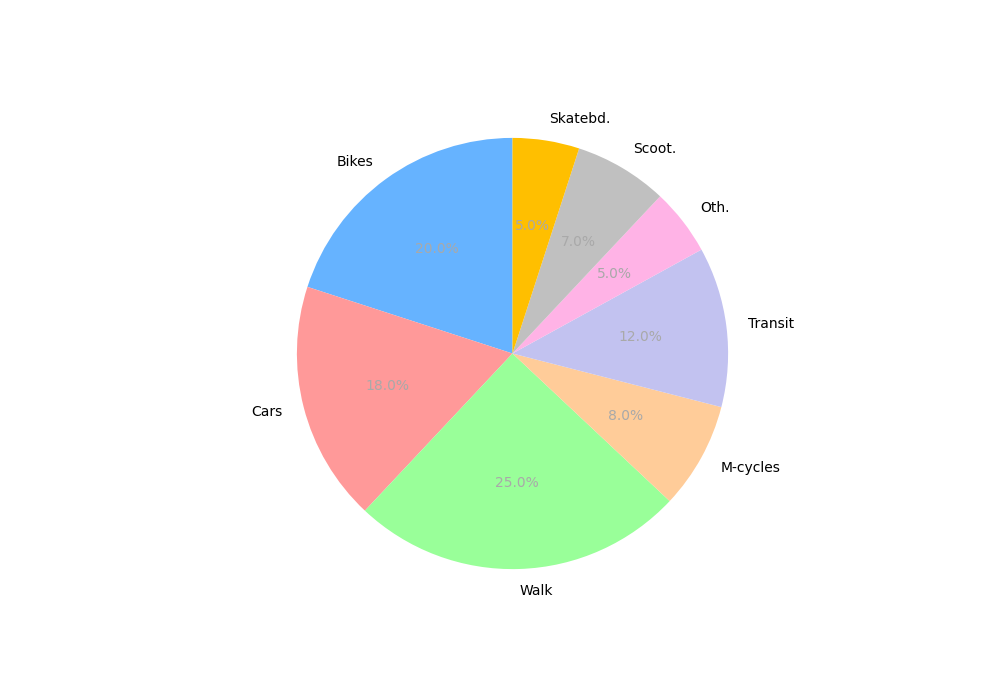

The Python source for this figure:
import matplotlib.pyplot as plt

transport_modes = ["Bikes", "Cars", "Walk", "M-cycles", 
                   "Transit", "Oth.", "Scoot.", "Skatebd."]
percentages = [20, 18, 25, 8, 12, 5, 7, 5]
colors = ['#66b3ff', '#ff9999', '#99ff99', '#ffcc99', 
          '#c2c2f0', '#ffb3e6', '#c0c0c0', '#ffbf00']

fig, ax = plt.subplots(figsize=(10, 7))
wedges, texts, autotexts = ax.pie(percentages, labels=transport_modes, autopct='%1.1f%%', startangle=90, colors=colors)

for text in texts:
    text.set_size(10)

for autotext in autotexts:
    autotext.set_size(10)
    autotext.set_color('darkgrey')

plt.show()
